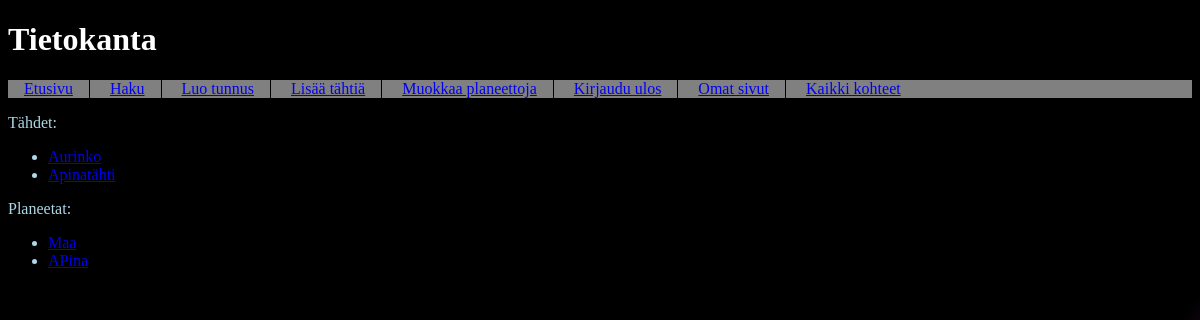
Screenshot of /planets (signed in) with the database file from the repository.
### tables this page shows
CREATE TABLE star (
id INTEGER PRIMARY KEY,
name TEXT,
content TEXT,
user_id REFERENCES users);

CREATE TABLE planet (
id INTEGER PRIMARY KEY,
name TEXT,
content TEXT,
discovery INTEGER,
method TEXT,
user_id REFERENCES users);

### app.py (the view)
@app.route("/planets")
def planets():
    planets = db.query("SELECT * FROM planet")
    stars = db.query("SELECT * FROM star")
    return render_template("planets.html", stars=stars, planets=planets)

### db.py (called while the page is built)
def get_connection():
    con = sqlite3.connect("database.db")
    con.execute("PRAGMA foreign_keys = ON")
    con.row_factory = sqlite3.Row
    return con

def query(sql, params=[]):
    con = get_connection()
    result = con.execute(sql, params).fetchall()
    con.close()
    return result

### templates/planets.html (shortened to what this page needs)
<!DOCTYPE html>
<html>
<head>
</head>
<body>
  <link rel="stylesheet" href="/static/main.css">
  <div class="header">
    <h1>Tietokanta</h1>
  </div>
  <div class="nav">
    <nav>
      <ul>
        <li><a href="/">Etusivu</a></li>
        <li><a href="/search">Haku</a></li>
        <li><a href="/register">Luo tunnus</a></li>
        {% if session.username %}
        <li><a href="/modify_star">Lisää tähtiä</a></li>
        <li><a href="/modify">Muokkaa planeettoja</a></li>
        <li><a href="/logout">Kirjaudu ulos</a></li>
        <li><a href="/ownpage">Omat sivut</a></li>
        <li><a href="/planets">Kaikki kohteet</a></li>
        {% else %}
        <li><a href="/login">Kirjaudu sisään</a></li>
        {% endif %}
      </ul>
    </nav>
  </div>
  <div class="content">
    <p>
      Tähdet:
    <ul>
      {% for item in stars %}
      <li><a href="/star/{{ item.id }}">{{ item.name }}</a></li>
      {% endfor %}
    </ul>
    Planeetat:
    <ul>
      {% for item in planets %}
      <li><a href="/planet/{{ item.id }}">{{ item.name }}</a></li>
      {% endfor %}
    </ul>
    </p>
  </div>
</body>
</html>

### static/main.css (style rules this page uses)
body { background-image: url("/static/saturnhirespublic2.jpg"); color: white; }
.header { color: white; }
.nav { background-color: gray; }
nav ul { padding: 0; margin: 0; }
nav li { display: inline-block; padding: 0 1em; margin: 0; }
nav li:not(:last-of-type) { border-right: 1px solid black; }
.content { color: lightblue; }

### rows the page displays
star: name "Aurinko"
star: name "Apinatähti"
planet: name "Maa"
planet: name "APina"
